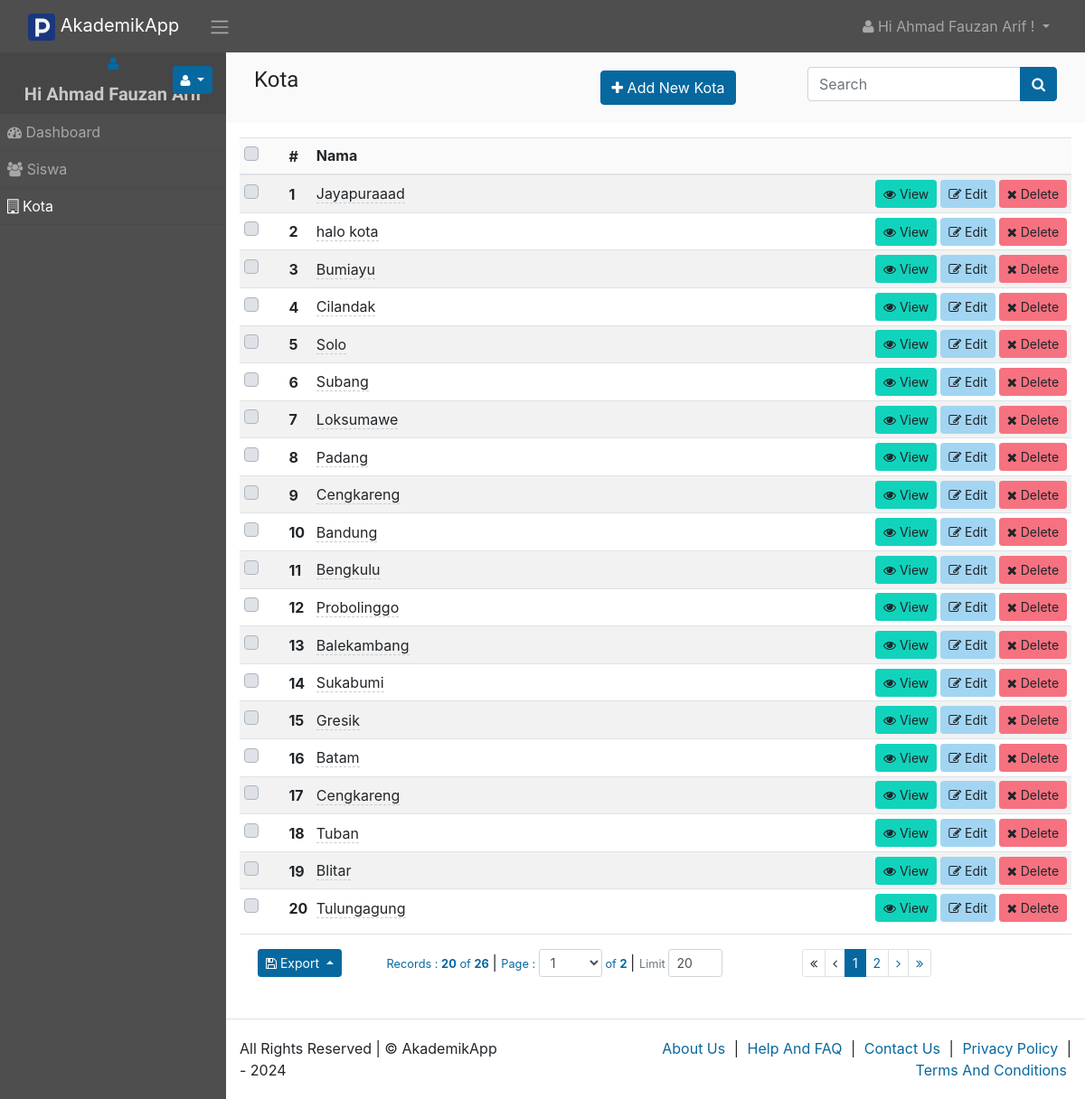
The app's page /kota (signed in) with its own data.
### tables this page shows
CREATE TABLE `kota` (
  `id` int(11) NOT NULL,
  `nama` varchar(100) NOT NULL
);

### app/views/partials/kota/list.php (the view, shortened to what the rows shown need)
<?php
$page_element_id = "list-page-" . random_str();
$current_page = $this->set_current_page_link();
$view_data = $this->view_data;
$records = $view_data->records;
?>
<section class="page" id="<?php echo $page_element_id; ?>" data-page-type="list"  data-display-type="table" data-page-url="<?php print_link($current_page); ?>">
        <div  class="">
            <div class="container-fluid">
                <div class="row ">
                    <div class="col-md-12 comp-grid">
                        <div  class=" animated fadeIn page-content">
                            <div id="kota-list-records">
                                <div id="page-report-body" class="table-responsive">
                                    <table class="table  table-striped table-sm text-left">
                                        <thead class="table-header bg-light">
                                            <tr>
                                                <th class="td-checkbox">
                                                    <label class="custom-control custom-checkbox custom-control-inline">
                                                    </label>
                                                </th>
                                                <th class="td-sno">#</th>
                                                <th  class="td-nama"> Nama</th>
                                                <th class="td-btn"></th>
                                            </tr>
                                        </thead>
                                        <?php
                                        if(!empty($records)){
                                        ?>
                                        <tbody class="page-data" id="page-data-<?php echo $page_element_id; ?>">
                                            <?php
                                            $counter = 0;
                                            foreach($records as $data){
                                            $rec_id = (!empty($data['id']) ? urlencode($data['id']) : null);
                                            $counter++;
                                            ?>
                                            <tr>
                                                <th class=" td-checkbox">
                                                    <label class="custom-control custom-checkbox custom-control-inline">
                                                        </label>
                                                    </th>
                                                    <th class="td-sno"><?php echo $counter; ?></th>
                                                    <td class="td-nama">
                                                        <span  data-value="<?php echo $data['nama']; ?>"
                                                            data-pk="<?php echo $data['id'] ?>"
                                                            data-url="<?php print_link("kota/editfield/" . urlencode($data['id'])); ?>"
                                                            data-name="nama"
                                                            data-title="Enter Nama"
                                                            data-placement="left"
                                                            data-toggle="click"
                                                            data-type="text"
                                                            data-mode="popover"
                                                            data-showbuttons="left"
                                                            class="is-editable" >
                                                            <?php echo $data['nama']; ?>
                                                        </span>
                                                    </td>
                                                    <th class="td-btn">
                                                        <a class="btn btn-sm btn-success has-tooltip" title="View Record" href="<?php print_link("kota/view/$rec_id"); ?>">
                                                            <i class="fa fa-eye"></i> View
                                                        </a>
                                                        <a class="btn btn-sm btn-info has-tooltip" title="Edit This Record" href="<?php print_link("kota/edit/$rec_id"); ?>">
                                                            <i class="fa fa-edit"></i> Edit
                                                        </a>
                                                        <a class="btn btn-sm btn-danger has-tooltip record-delete-btn" title="Delete this record" href="" data-prompt-msg="Are you sure you want to delete this record?" data-display-style="modal">
                                                            <i class="fa fa-times"></i>
                                                            Delete
                                                        </a>
                                                    </th>
                                                </tr>
                                                <?php
                                                }
                                                ?>
                                            </tbody>
                                            <?php
                                            }
                                            ?>
                                        </table>
                                    </div>
                                                    </div>
                                                </div>
                                            </div>
                                        </div>
                                    </div>
                                </div>
                            </section>

### records on screen
kota: nama "Jayapuraaad"
kota: nama "halo kota"
kota: nama "Bumiayu"
kota: nama "Cilandak"
kota: nama "Solo"
kota: nama "Subang"
kota: nama "Loksumawe"
kota: nama "Padang"
kota: nama "Cengkareng"
kota: nama "Bandung"
kota: nama "Bengkulu"
kota: nama "Probolinggo"
kota: nama "Balekambang"
kota: nama "Sukabumi"
kota: nama "Gresik"
kota: nama "Batam"
kota: nama "Cengkareng"
kota: nama "Tuban"
kota: nama "Blitar"
kota: nama "Tulungagung"

### other values on screen
SITE_NAME "AkademikApp"
USER_NAME "Ahmad Fauzan Arif"
$menuobj['label'] "Dashboard"
$menuobj['label'] "Siswa"
$menuobj['label'] "Kota"
$record_position "20"
$this->total_records "26"
$numofpages "2"
form field limit_start "1"
